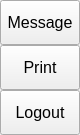
                 <widget class="QFrame" name="extraRightBox">
                  <property name="minimumSize">
                   <size>
                    <width>0</width>
                    <height>0</height>
                   </size>
                  </property>
                  <property name="maximumSize">
                   <size>
                    <width>0</width>
                    <height>16777215</height>
                   </size>
                  </property>
                  <property name="frameShape">
                   <enum>QFrame::NoFrame</enum>
                  </property>
                  <property name="frameShadow">
                   <enum>QFrame::Raised</enum>
                  </property>
                  <layout class="QVBoxLayout" name="verticalLayout_7">
                   <property name="spacing">
                    <number>0</number>
                   </property>
                   <property name="leftMargin">
                    <number>0</number>
                   </property>
                   <property name="topMargin">
                    <number>0</number>
                   </property>
                   <property name="rightMargin">
                    <number>0</number>
                   </property>
                   <property name="bottomMargin">
                    <number>0</number>
                   </property>
                   <item>
                    <widget class="QFrame" name="themeSettingsTopDetail">
                     <property name="maximumSize">
                      <size>
                       <width>16777215</width>
                       <height>3</height>
                      </size>
                     </property>
                     <property name="frameShape">
                      <enum>QFrame::NoFrame</enum>
                     </property>
                     <property name="frameShadow">
                      <enum>QFrame::Raised</enum>
                     </property>
                    </widget>
                   </item>
                   <item>
                    <widget class="QFrame" name="contentSettings">
                     <property name="frameShape">
                      <enum>QFrame::NoFrame</enum>
                     </property>
                     <property name="frameShadow">
                      <enum>QFrame::Raised</enum>
                     </property>
                     <layout class="QVBoxLayout" name="verticalLayout_13">
                      <property name="spacing">
                       <number>0</number>
                      </property>
                      <property name="leftMargin">
                       <number>0</number>
                      </property>
                      <property name="topMargin">
                       <number>0</number>
                      </property>
                      <property name="rightMargin">
                       <number>0</number>
                      </property>
                      <property name="bottomMargin">
                       <number>0</number>
                      </property>
                      <item alignment="Qt::AlignTop">
                       <widget class="QFrame" name="topMenus">
                        <property name="frameShape">
                         <enum>QFrame::NoFrame</enum>
                        </property>
                        <property name="frameShadow">
                         <enum>QFrame::Raised</enum>
                        </property>
                        <layout class="QVBoxLayout" name="verticalLayout_14">
                         <property name="spacing">
                          <number>0</number>
                         </property>
                         <property name="leftMargin">
                          <number>0</number>
                         </property>
                         <property name="topMargin">
                          <number>0</number>
                         </property>
                         <property name="rightMargin">
                          <number>0</number>
                         </property>
                         <property name="bottomMargin">
                          <number>0</number>
                         </property>
                         <item>
                          <widget class="QPushButton" name="btn_message">
                           <property name="sizePolicy">
                            <sizepolicy hsizetype="Expanding" vsizetype="Fixed">
                             <horstretch>0</horstretch>
                             <verstretch>0</verstretch>
                            </sizepolicy>
                           </property>
                           <property name="minimumSize">
                            <size>
                             <width>0</width>
                             <height>45</height>
                            </size>
                           </property>
                           <property name="font">
                            <font>
                             <family>Arial</family>
                             <pointsize>12</pointsize>
                             <italic>false</italic>
                             <bold>false</bold>
                            </font>
                           </property>
                           <property name="cursor">
                            <cursorShape>PointingHandCursor</cursorShape>
                           </property>
                           <property name="layoutDirection">
                            <enum>Qt::LeftToRight</enum>
                           </property>
                           <property name="styleSheet">
                            <string notr="true">background-image: url(:/icons/resources/icons/cil-envelope-open.png);</string>
                           </property>
                           <property name="text">
                            <string>Message</string>
                           </property>
                          </widget>
                         </item>
                         <item>
                          <widget class="QPushButton" name="btn_print">
                           <property name="sizePolicy">
                            <sizepolicy hsizetype="Expanding" vsizetype="Fixed">
                             <horstretch>0</horstretch>
                             <verstretch>0</verstretch>
                            </sizepolicy>
                           </property>
                           <property name="minimumSize">
                            <size>
                             <width>0</width>
                             <height>45</height>
                            </size>
                           </property>
                           <property name="font">
                            <font>
                             <family>Arial</family>
                             <pointsize>12</pointsize>
                             <italic>false</italic>
                             <bold>false</bold>
                            </font>
                           </property>
                           <property name="cursor">
                            <cursorShape>PointingHandCursor</cursorShape>
                           </property>
                           <property name="layoutDirection">
                            <enum>Qt::LeftToRight</enum>
                           </property>
                           <property name="styleSheet">
                            <string notr="true">background-image: url(:/icons/resources/icons/cil-print.png);</string>
                           </property>
                           <property name="text">
                            <string>Print</string>
                           </property>
                          </widget>
                         </item>
                         <item>
                          <widget class="QPushButton" name="btn_logout">
                           <property name="sizePolicy">
                            <sizepolicy hsizetype="Expanding" vsizetype="Fixed">
                             <horstretch>0</horstretch>
                             <verstretch>0</verstretch>
                            </sizepolicy>
                           </property>
                           <property name="minimumSize">
                            <size>
                             <width>0</width>
                             <height>45</height>
                            </size>
                           </property>
                           <property name="font">
                            <font>
                             <family>Arial</family>
                             <pointsize>12</pointsize>
                             <italic>false</italic>
                             <bold>false</bold>
                            </font>
                           </property>
                           <property name="cursor">
                            <cursorShape>PointingHandCursor</cursorShape>
                           </property>
                           <property name="layoutDirection">
                            <enum>Qt::LeftToRight</enum>
                           </property>
                           <property name="styleSheet">
                            <string notr="true">background-image: url(:/icons/resources/icons/cil-account-logout.png);</string>
                           </property>
                           <property name="text">
                            <string>Logout</string>
                           </property>
                          </widget>
                         </item>
                        </layout>
                       </widget>
                      </item>
                     </layout>
                    </widget>
                   </item>
                  </layout>
                 </widget>
